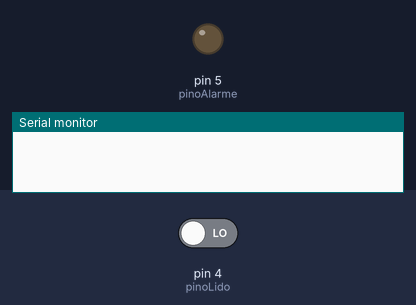
A sketch run on a simulated Arduino Uno, built with avr-gcc and run on an emulated ATmega328P. On the bench: output pins drawn as LEDs (lit = HIGH), the last lines printed to the serial monitor. The test bench sets the inputs (shaded band); at power-on: pin 4 (pinoLido) LOW.

Above: at 1.2 s.
1.3 s: pin 4 (pinoLido) driven HIGH
At 1.8 s:
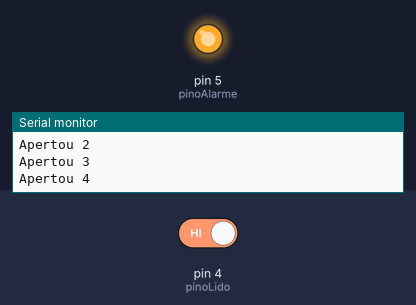
2.8 s: pin 4 (pinoLido) driven LOW
At 4.2 s:
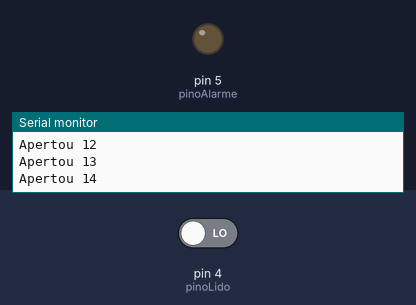
Timing chart, 0 to 5.8 s (numbered marks = the images above; inputs shaded):
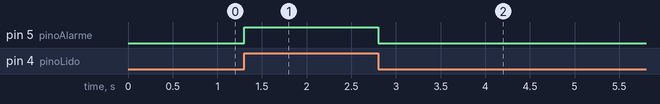

Measured:
- after the input at 1.3 s, pin 5 (pinoAlarme): LOW → HIGH at once
- after the input at 2.8 s, pin 5 (pinoAlarme): HIGH → LOW at once

The sketch:

alarme_funciona_quando_HIGH.ino
```cpp
int pinoLido = 4;
int pinoAlarme = 5;
int estado = 0;
int quantasVezes = 0;

void setup(){
  pinMode(pinoLido, INPUT);
  pinMode(pinoAlarme, OUTPUT);
  Serial.begin(9600);
}

void loop(){
  estado = digitalRead(pinoLido);
  if(estado == HIGH){
    digitalWrite(pinoAlarme, HIGH);
    Serial.print("Apertou ");
    Serial.println(quantasVezes);
    quantasVezes++;
  }else{
    digitalWrite(pinoAlarme, LOW);
  }

  delay(100);


}
```
